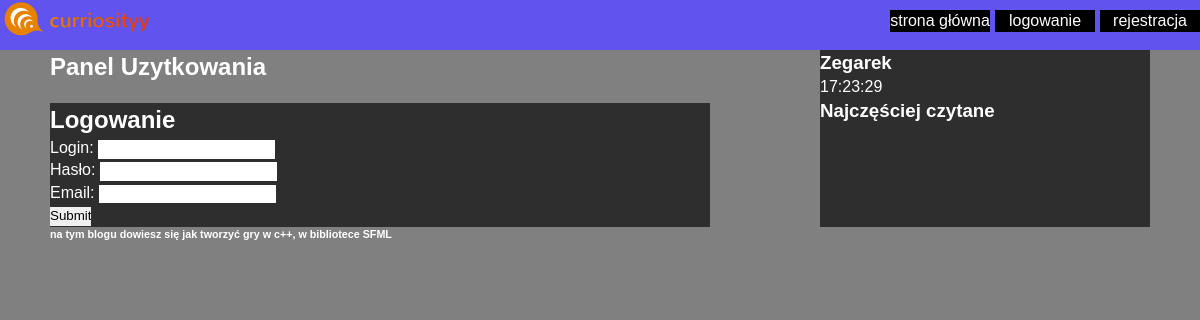
The app's page /Strona/rejestracja.php, older data.
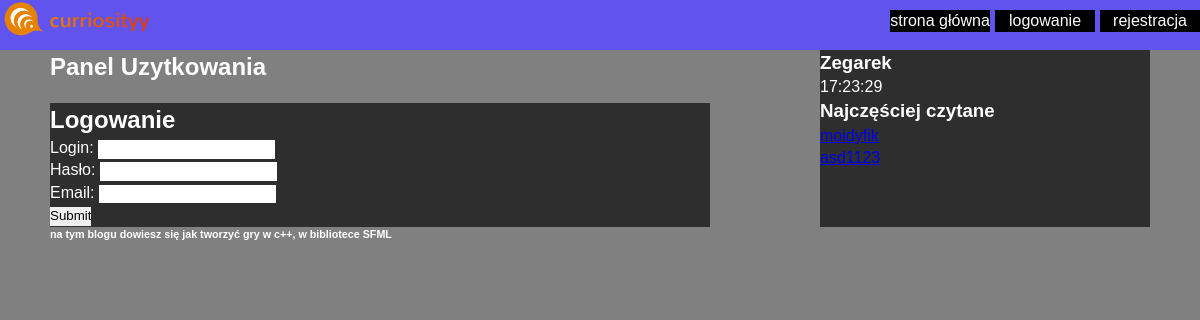
The same page, newer data.
### tables this page shows
CREATE TABLE `artykuly` (
  `id_artykulu` int(10) NOT NULL,
  `nazwa` text NOT NULL,
  `artykul` text NOT NULL,
  `data` datetime NOT NULL,
  `IloscWejsc` int(8) UNSIGNED NOT NULL DEFAULT '0'
);

### Strona/rejestracja.php (the view, shortened to what this page needs)
<!DOCTYPE html>
<html>
<head>
    <link rel="stylesheet" href="css/reset.css">
    <link rel="stylesheet" href="css/style.css">
</head>
<body>
    <header><h1><a id="logo" href="index.php" title="Logo"><img src="foto/logo.png" alt="logo"></a></h1>
      <nav id="menu">
          <ul>
            <li><a href="index.php">strona główna</a></li>
            <?php
                        if(isset($_SESSION['zalogowany']))
                        {
                          try
                          {
                            $dbh = new PDO ('mysql:host=localhost;dbname=blog','root','');
                            $dbh->query("SET NAMES utf8");
                            $sql2 = "SELECT nick,admin FROM konta";
                            foreach ($dbh->query($sql2) as $kontoadm)
                             {
                                if(isset($_SESSION['zalogowany']))
                                {
                                  if( $_SESSION['zalogowany']==$kontoadm['nick'])
                                  {
                                    if($kontoadm['admin']==1)
                                    {
                                      echo "<li><a href=\"dodaj_artykul.php\">dodaj artykul</a></li>";
                                      echo "<li><a href=\"zbanuj.php\">BAN</a></li>";
                                    }
                                  }
                                }
                            }
                          }
                          catch(PDOException $e)
                          {
                            echo 'Connection failed: ' . $e->getMessage();
                          }
                            if($_SESSION['zalogowany'] != "")
                            {
                                echo "<li>";
                                echo $_SESSION['zalogowany'];
                                echo "</li>";
                                echo "<li>";
                                echo "<a href=\"wyloguj.php\">wyloguj</a>";
                                echo "</li>";
                            }else
                            {
                              echo "<li><a href=\"logowanie.php\">logowanie</a></li>";
                              echo "<li><a href=\"rejestracja.php\">rejestracja</a></li>";
                            }
                        }else
                        {
                          echo "<li><a href=\"logowanie.php\">logowanie</a></li>";
                          echo "<li><a href=\"rejestracja.php\">rejestracja</a></li>";
                        }
                ?>
          </ul>
      </nav>
    </header>
  <div id="center">
    <main>
        <article class="content">
                    <h2>Panel Uzytkowania</h2>
          <div class="container">
              <section class="item2">
                          <h2>Logowanie</h2>
                <form method="post">
                        Login: <input type="text" name="user">
                        <br>
                        Hasło: <input type="password" name="password">
                        <br>
                        Email: <input type="email" name="email">
                        <br>
                        <input type="submit">
                </form>
              </section>
          </div>
        </article>
        <aside class="bar">
        <div>
          <h3>Zegarek</h3>
          <div id="fCzas"></div>
        </div>
        <div>
          <h3>Najczęściej czytane</h3>
          <ul>
            <?php
            try
            {
              $dbh = new PDO ('mysql:host=localhost;dbname=blog','root','');
              $dbh->query("SET NAMES utf8");
              $sql = "SELECT id_artykulu,nazwa,IloscWejsc FROM artykuly ORDER BY 3 DESC";
              foreach ($dbh->query($sql) as $wartosci3) {
                echo "<form method=\"post\" action=\"szablon_post.php\">";
                echo "<input class=\"btn-link\" type=\"submit\" value=\"";
                echo $wartosci3['nazwa'];
                echo "\" >";
                echo "</form>";
              }
            }catch(PDOException $e){
              echo 'Connection failed: ' . $e->getMessage();
            }
             ?>
          </ul>
        </div>
      </aside>
    </main>
    <footer><h6>na tym blogu dowiesz się jak tworzyć gry w c++, w bibliotece SFML</h6></footer>
  </div>
</body>
</html>

Row changes from the older to the newer data that the page shows:
added artykuly: nazwa "moidyfik"
added artykuly: nazwa "asd1123"
